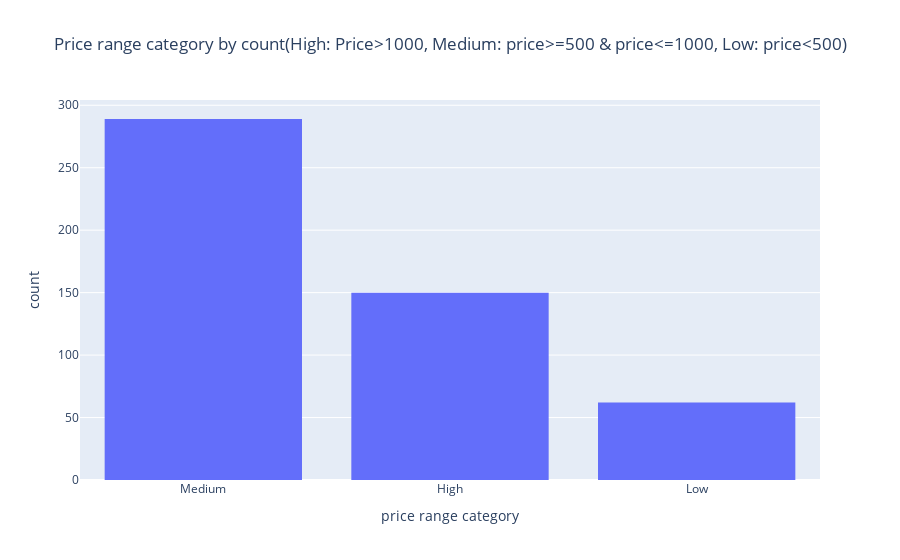

Notebook cell for this chart:
### Code cell
fig = px.histogram(df, x='price range category', 
                   title='Price range category by count(High: Price>1000, Medium: price>=500 & price<=1000, Low: price<500)')
fig.update_layout(title_x=0.5)
fig.show()

### Figure 1 — Plotly figure (JSON) as saved in the notebook; plotly's stock layout.template omitted (floating-point values rounded to 4 significant figures; data arrays with more than 128 entries replaced by an {"elided": "..."} marker saying what was removed)
{"data": [{"alignmentgroup": "True", "bingroup": "x", "hovertemplate": "price range category=%{x}<br>count=%{y}<extra></extra>", "legendgroup": "", "marker": {"color": "#636efa", "pattern": {"shape": ""}}, "name": "", "offsetgroup": "", "orientation": "v", "showlegend": false, "type": "histogram", "x": {"elided": "501 str values"}, "xaxis": "x", "yaxis": "y"}], "layout": {"barmode": "relative", "legend": {"tracegroupgap": 0}, "title": {"text": "Price range category by count(High: Price>1000, Medium: price>=500 & price<=1000, Low: price<500)", "x": 0.5}, "xaxis": {"anchor": "y", "domain": [0, 1], "title": {"text": "price range category"}}, "yaxis": {"anchor": "x", "domain": [0, 1], "title": {"text": "count"}}}}
